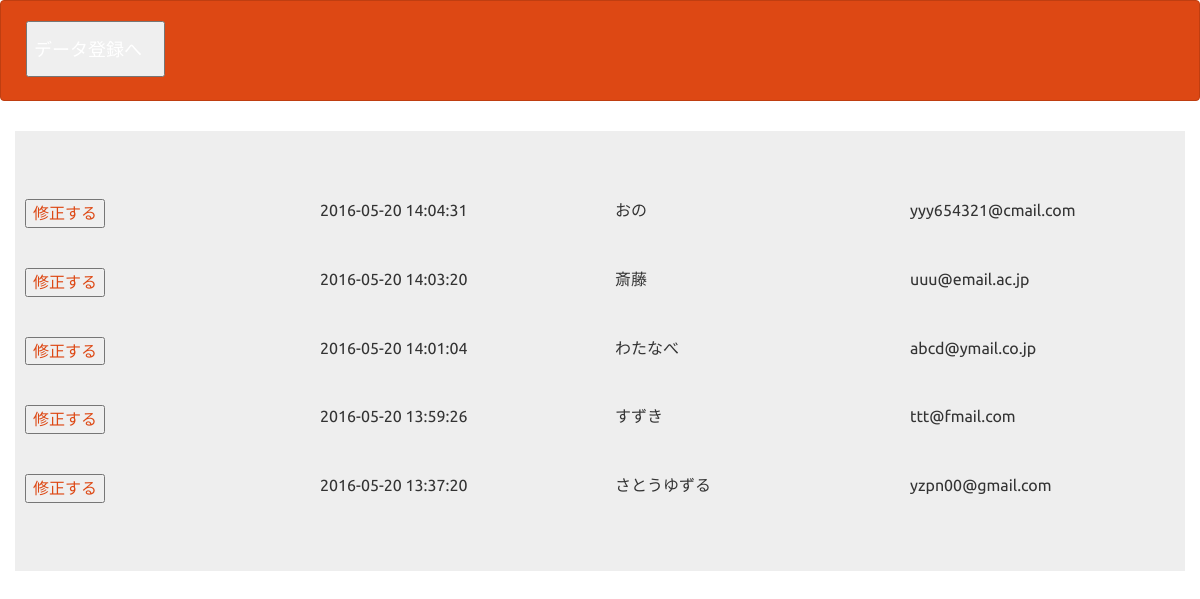
The page /select.php on the database its author committed.
### tables this page shows
CREATE TABLE `gs_an_table` (
  `id` int(12) NOT NULL,
  `name` varchar(64) NOT NULL,
  `email` varchar(128) NOT NULL,
  `age` int(3) NOT NULL,
  `naiyou` text NOT NULL,
  `indate` datetime NOT NULL
);

### select.php (the view, shortened to what this page needs)
<?php
try {
  $pdo = new PDO('mysql:dbname=gs_db;charset=utf8;host=localhost','root','root');
} catch (PDOException $e) {
  exit('データベースに接続できませんでした。'.$e->getMessage());
}
$stmt = $pdo->prepare("SELECT * FROM gs_an_table ORDER BY indate DESC LIMIT 5");
$status = $stmt->execute();
$view="";
if($status==false){
  $error = $stmt->errorInfo();
  exit("ErrorQuery:".$error[2]);
}else{
    while($result = $stmt->fetch(PDO::FETCH_ASSOC)){
        $view .=
            '<div class="row">'.
            '<div class="col-sm-3">'.
            '<button>'.
            '<a href="detail.php?id='.$result["id"].'">'.'修正する</a>'.
            '</button>'.
            '</div>'.
            '<div class="col-sm-3">'.
            $result["indate"].
            '</div>'.
            '<div class="col-sm-3">'.
            $result["name"].
            '</div>'.
            '<div class="col-sm-3">'.
            $result["email"].
            '</div>'.
            '</div>';
    }
}
?>
    <!DOCTYPE html>
    <html lang="ja">
    <head>
        <link rel="stylesheet" href="css/range.css">
        <link href="css/bootstrap.min.css" rel="stylesheet">
    </head>
    <body id="main">
        <header>
            <nav class="navbar navbar-default">
                <div class="container-fluid">
                    <div class="navbar-header">
                        <button>
                            <a class="navbar-brand" href="index.php">データ登録へ</a>
                        </button>
                    </div>
            </nav>
        </header>
        <div>
            <div class="container jumbotron">
                <?=$view?>
            </div>
        </div>
    </body>
    </html>

### select.php (style rules this page uses)
div { padding: 10px; font-size: 16px; }

### rows shown on the page
gs_an_table: indate "2016-05-20 14:04:31", name "おの", email "yyy654321@cmail.com"
gs_an_table: indate "2016-05-20 14:03:20", name "斎藤", email "uuu@email.ac.jp"
gs_an_table: indate "2016-05-20 14:01:04", name "わたなべ", email "abcd@ymail.co.jp"
gs_an_table: indate "2016-05-20 13:59:26", name "すずき", email "ttt@fmail.com"
gs_an_table: indate "2016-05-20 13:37:20", name "さとうゆずる", email "yzpn00@gmail.com"
